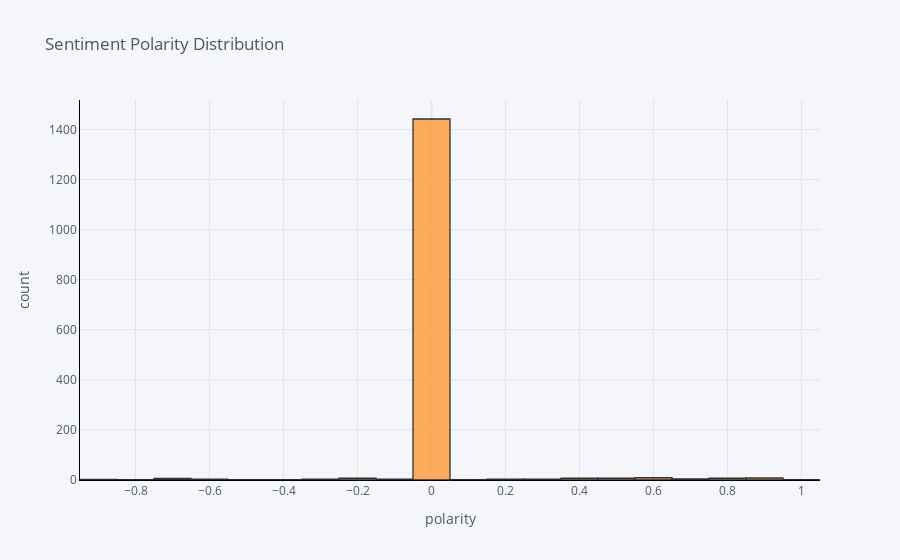

Notebook code for this chart:
### Code cell
import cufflinks as cf
cf.go_offline()
headlines_polarity['compound'].iplot(
    kind='hist',
    bins=30,
    xTitle='polarity',
    linecolor='black',
    yTitle='count',
    title='Sentiment Polarity Distribution')

### Figure 1 — Plotly figure (JSON) as saved in the notebook; plotly's stock layout.template omitted (floating-point values rounded to 4 significant figures; data arrays with more than 128 entries replaced by an {"elided": "..."} marker saying what was removed)
{"data": [{"histfunc": "count", "histnorm": "", "marker": {"color": "rgba(255, 153, 51, 1.0)", "line": {"color": "#000000", "width": 1.3}}, "name": "compound", "nbinsx": 30, "opacity": 0.8, "orientation": "v", "type": "histogram", "x": {"elided": "1519 float values"}}], "layout": {"barmode": "overlay", "legend": {"bgcolor": "#F5F6F9", "font": {"color": "#4D5663"}}, "paper_bgcolor": "#F5F6F9", "plot_bgcolor": "#F5F6F9", "title": {"font": {"color": "#4D5663"}, "text": "Sentiment Polarity Distribution"}, "xaxis": {"gridcolor": "#E1E5ED", "linecolor": "black", "showgrid": true, "tickfont": {"color": "#4D5663"}, "title": {"font": {"color": "#4D5663"}, "text": "polarity"}, "zerolinecolor": "#E1E5ED"}, "yaxis": {"gridcolor": "#E1E5ED", "linecolor": "black", "showgrid": true, "tickfont": {"color": "#4D5663"}, "title": {"font": {"color": "#4D5663"}, "text": "count"}, "zerolinecolor": "#E1E5ED"}}}
